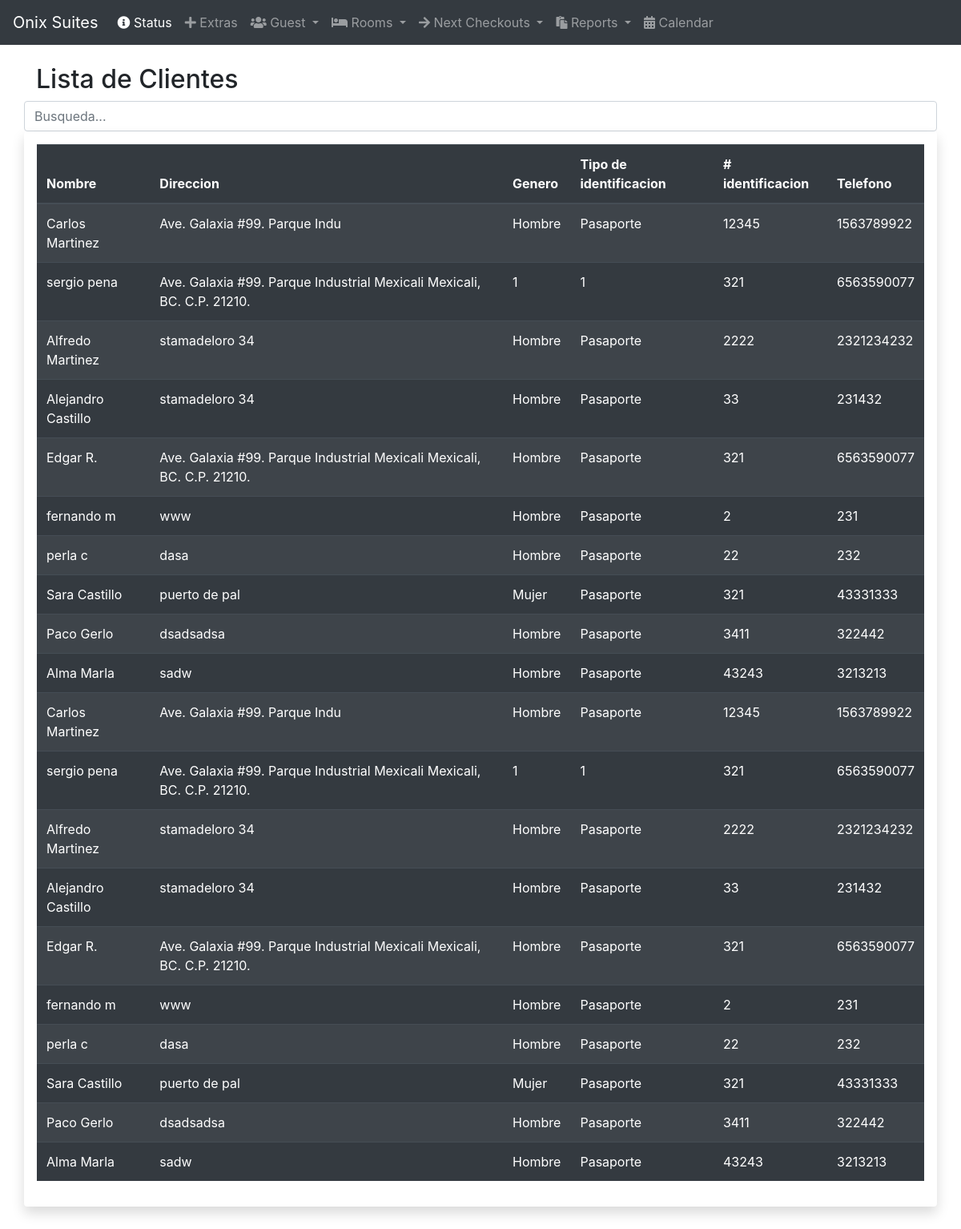
/guest_list.php, run on the app's committed database.
### tables this page shows
CREATE TABLE `guest` (
  `id_guest` int(11) NOT NULL,
  `nombre` varchar(30) NOT NULL,
  `address` varchar(300) NOT NULL,
  `genero` varchar(30) NOT NULL,
  `tipoidentificacion` varchar(30) NOT NULL,
  `nidentificacion` int(11) NOT NULL,
  `tel` varchar(30) NOT NULL
);

### guest_list.php (the view, shortened to what this page needs)
<?php
include 'nav.php';
require('conexion.php');
 ?>
 <body>
   <div class="container">
     <h2>Lista de Clientes</h2>
     <div class="row">
       <input type="text" class="form-control" id="myInput" onkeyup="myFunction()"  placeholder="Busqueda...">
     </div>
     <div class="row">
       <div class="col shadow p-3 mb-5 bg-white rounded">
<table id="myTable" class="table table-striped table-dark">
  <thead>
    <tr>
      <th scope="col">Nombre</th>
      <th scope="col">Direccion</th>
      <th scope="col">Genero</th>
      <th scope="col">Tipo de identificacion</th>
      <th scope="col"># identificacion</th>
      <th scope="col">Telefono</th>
    </tr>
  </thead>
  <tbody>
    <?php
    $sql = "SELECT *  FROM guest";
    $result = mysqli_query($mysqli, $sql);
    if (mysqli_num_rows($result) > 0) {
      while($row = mysqli_fetch_assoc($result)) {
        echo '
        <tr>
          <td>'.$row['nombre'].'</td>
          <td>'.$row['address'].'</td>
          <td>'.$row['genero'].'</td>
          <td>'.$row['tipoidentificacion'].'</td>
          <td>'.$row['nidentificacion'].'</td>
          <td>'.$row['tel'].'</td>
        </tr>
        ';
          }
        }
     ?>
    </tbody>
  </table>
       </div>
     </div>
   </div>
 </body>
 </html>

### data on the page
guest: nombre "Carlos Martinez", address "Ave. Galaxia #99. Parque Indu", genero "Hombre", tipoidentificacion "Pasaporte", nidentificacion "12345", tel "1563789922"
guest: nombre "sergio pena", address "Ave. Galaxia #99. Parque Industrial Mexicali Mexicali, BC. C.P. 21210.", genero "1", tipoidentificacion "1", nidentificacion "321", tel "6563590077"
guest: nombre "Alfredo Martinez", address "stamadeloro 34", genero "Hombre", tipoidentificacion "Pasaporte", nidentificacion "2222", tel "2321234232"
guest: nombre "Alejandro Castillo", address "stamadeloro 34", genero "Hombre", tipoidentificacion "Pasaporte", nidentificacion "33", tel "231432"
guest: nombre "Edgar R.", address "Ave. Galaxia #99. Parque Industrial Mexicali Mexicali, BC. C.P. 21210.", genero "Hombre", tipoidentificacion "Pasaporte", nidentificacion "321", tel "6563590077"
guest: nombre "fernando m", address "www", genero "Hombre", tipoidentificacion "Pasaporte", nidentificacion "2", tel "231"
guest: nombre "perla c", address "dasa", genero "Hombre", tipoidentificacion "Pasaporte", nidentificacion "22", tel "232"
guest: nombre "Sara Castillo", address "puerto de pal", genero "Mujer", tipoidentificacion "Pasaporte", nidentificacion "321", tel "43331333"
guest: nombre "Paco Gerlo", address "dsadsadsa", genero "Hombre", tipoidentificacion "Pasaporte", nidentificacion "3411", tel "322442"
guest: nombre "Alma Marla", address "sadw", genero "Hombre", tipoidentificacion "Pasaporte", nidentificacion "43243", tel "3213213"
guest: nombre "Carlos Martinez", address "Ave. Galaxia #99. Parque Indu", genero "Hombre", tipoidentificacion "Pasaporte", nidentificacion "12345", tel "1563789922"
guest: nombre "sergio pena", address "Ave. Galaxia #99. Parque Industrial Mexicali Mexicali, BC. C.P. 21210.", genero "1", tipoidentificacion "1", nidentificacion "321", tel "6563590077"
guest: nombre "Alfredo Martinez", address "stamadeloro 34", genero "Hombre", tipoidentificacion "Pasaporte", nidentificacion "2222", tel "2321234232"
guest: nombre "Alejandro Castillo", address "stamadeloro 34", genero "Hombre", tipoidentificacion "Pasaporte", nidentificacion "33", tel "231432"
guest: nombre "Edgar R.", address "Ave. Galaxia #99. Parque Industrial Mexicali Mexicali, BC. C.P. 21210.", genero "Hombre", tipoidentificacion "Pasaporte", nidentificacion "321", tel "6563590077"
guest: nombre "fernando m", address "www", genero "Hombre", tipoidentificacion "Pasaporte", nidentificacion "2", tel "231"
guest: nombre "perla c", address "dasa", genero "Hombre", tipoidentificacion "Pasaporte", nidentificacion "22", tel "232"
guest: nombre "Sara Castillo", address "puerto de pal", genero "Mujer", tipoidentificacion "Pasaporte", nidentificacion "321", tel "43331333"
guest: nombre "Paco Gerlo", address "dsadsadsa", genero "Hombre", tipoidentificacion "Pasaporte", nidentificacion "3411", tel "322442"
guest: nombre "Alma Marla", address "sadw", genero "Hombre", tipoidentificacion "Pasaporte", nidentificacion "43243", tel "3213213"
